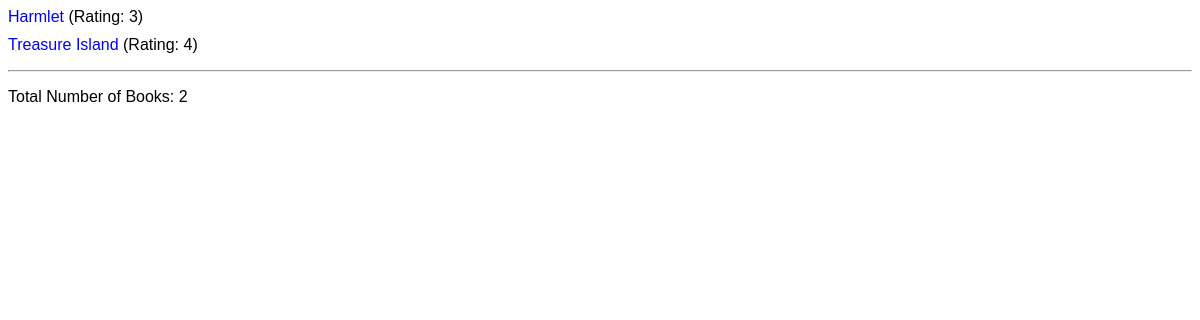
Before: / with the older database file.
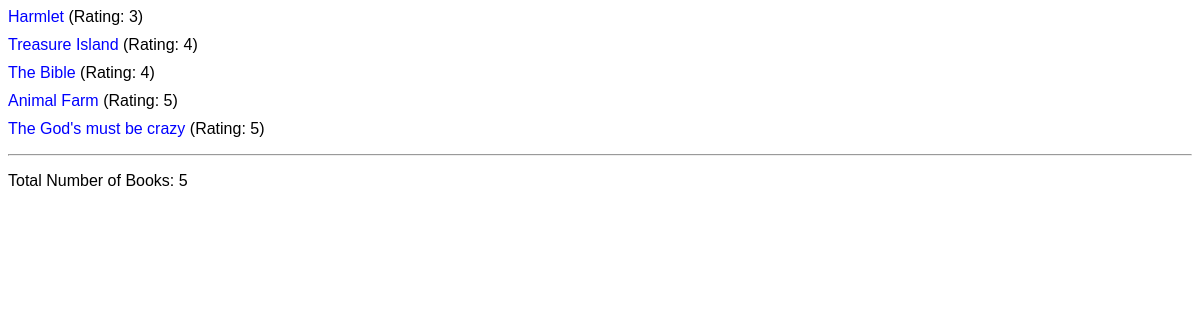
After: the same page with the newer database file.
### book_outlet/models.py (models this page shows, shortened)
class Book(models.Model):
    title = models.CharField(max_length=100)
    rating = models.IntegerField(
        validators = [MinValueValidator(1), MaxValueValidator(5)])
    author = models.ForeignKey(Author, on_delete=models.CASCADE, null=True)
    Is_bestselling = models.BooleanField(default=False)
    slug = models.SlugField(default="", blank=True, null=False, db_index=True)
    published_countries = models.ManyToManyField(country)
    def get_absolute_url(self):
        return reverse("book-detail", args=[self.slug])

### book_outlet/views.py (the view)
# urls.py: path("", views.index, name="home-page"),
def index (request):
    books = Book.objects.all().order_by("rating")
    number_of_books = books.count()
    avg_rating = books.aaggregate(Avg("rating"))
    return render(request, "book_outlet/index.html", {
        "books": books,
        "total_number_of_books": number_of_books,
        "average_rating": avg_rating
          })

### book_outlet/templates/book_outlet/index.html (shortened to what this page needs)
{% extends "book_outlet/base.html" %}
{% load static %}
{% block css_files %}
<link rel="stylesheet" href="{% static "book_outlet/index.css" %}">
{% endblock %}
{% block content %}
    <ul class="book-list">
      {% for book in books %}
        <li> <a href="{{ book.get_absolute_url }}">{{ book.title}} </a> (Rating: {{ book.rating}}) </li>
      {% endfor%}
    </ul>
    <hr>
    <p> Total Number of Books: {{ total_number_of_books}} </p>
{% endblock %}

### book_outlet/templates/book_outlet/base.html (shortened to what this page needs)
<DOCTYPE html>
<html lang="en">
<head>
    {% block css_files %} {% endblock %}
</head>
<bod>
    {% block content %}
    {% endblock %}
</body>
</html>

### book_outlet/static/book_outlet/index.css (style rules this page uses)
.book-list { list-style-type: none; padding: 0; }
.book-list li { margin-bottom: 10px; }
.book-list li a { color: blue; text-decoration: none; }

Changed rows visible on the page:
added Book: title "The Bible", rating "4"
added Book: title "Animal Farm", rating "5"
added Book: title "The God's must be crazy", rating "5"
Other visible differences:
{{ total_number_of_books }}: "2" → "5"
